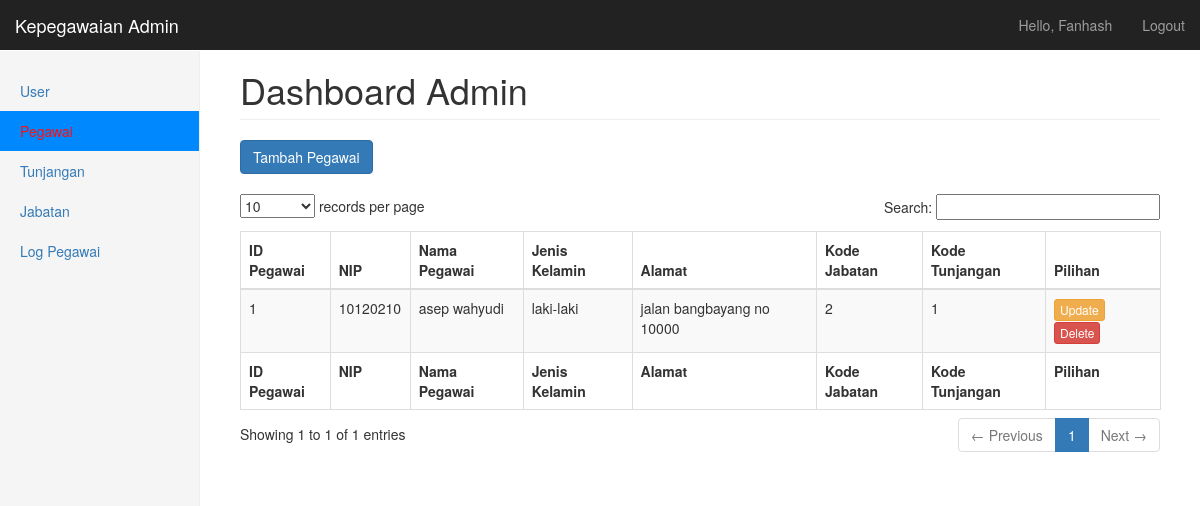
Page /pegawai.php (signed in) on the earlier database version.
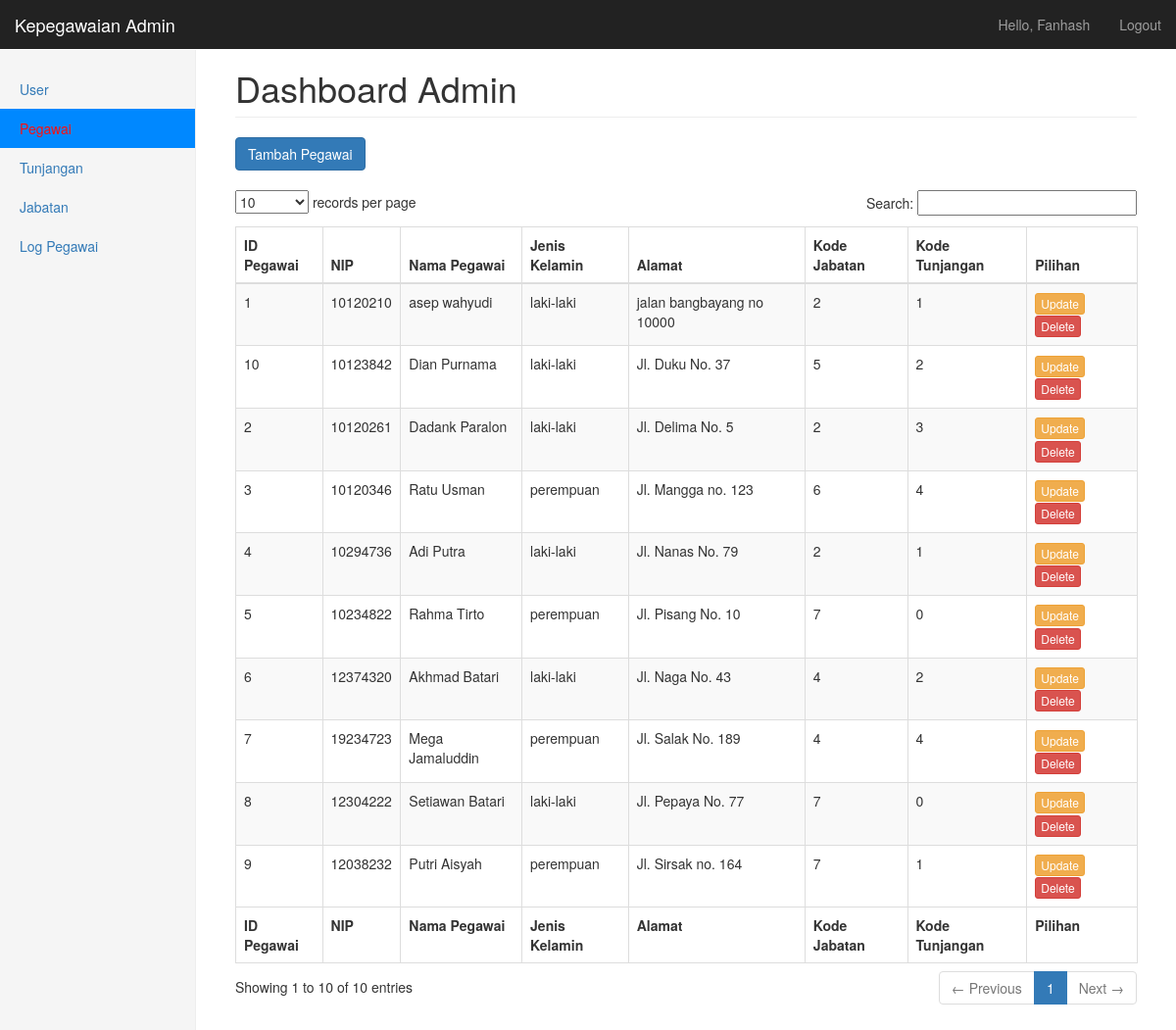
Same page on the later database version.
### tables this page shows
CREATE TABLE `pegawai` (
  `id_pegawai` int(5) NOT NULL,
  `nip` varchar(10) NOT NULL,
  `nama_pegawai` varchar(30) NOT NULL,
  `jk` enum('laki-laki','perempuan') NOT NULL,
  `alamat` text NOT NULL,
  `id_jabatan` int(5) NOT NULL,
  `id_tunjangan` int(5) NOT NULL
);

### pegawai.php (the view, shortened to what this page needs)
<?php
include 'koneksi.php';
?>
<!DOCTYPE html>
<html lang="en">
<head>
  <link href="css/bootstrap.min.css" rel="stylesheet">
  <link href="css/dashboard.css" rel="stylesheet">
  <link href="css/dataTables.bootstrap.css" rel="stylesheet" type="text/css" />
  <link href="css/dataTables.tableTools.min.css" rel="stylesheet" type="text/css" />
</head>
<body>
  <nav class="navbar navbar-inverse navbar-fixed-top">
    <div class="container-fluid">
      <div class="navbar-header">
        <a class="navbar-brand" href="#">Kepegawaian Admin</a>
      </div>
      <div id="navbar" class="navbar-collapse collapse">
        <ul class="nav navbar-nav navbar-right">
          <li><a href="#"><?php echo "Hello, " . ucwords($_SESSION['username']); ?></a></li>
          <li><a href="logout.php">Logout</a></li>
        </ul>
      </div>
    </div>
  </nav>
  <div class="container-fluid">
    <div class="row">
      <div class="col-sm-3 col-md-2 sidebar">
        <ul class="nav nav-sidebar">
          <?php if ($_SESSION['level'] == 'admin') { ?>
            <li><a href="user.php">User <span class="sr-only">(current)</span></a></li>
          <?php } ?>
          <li class="active"><a href="#">Pegawai</a></li>
          <li><a href="tunjangan.php">Tunjangan</a></li>
          <li><a href="jabatan.php">Jabatan</a></li>
          <li><a href="log_Pegawai.php">Log Pegawai</a></li>
        </ul>
      </div>
      <div class="col-sm-9 col-sm-offset-3 col-md-10 col-md-offset-2 main">
        <h1 class="page-header">Dashboard <?php echo ucfirst($_SESSION['level']); ?></h1>
        <div>
          <a type="button" class="btn btn-primary" href="tambah_pegawai.php">Tambah Pegawai</a>
        </div>
        <br>
        <div>
          <table id="example1" class="table table-bordered table-striped dataTable" aria-describedby="example1_info">
            <thead>
              <tr role="row">
                <th>ID Pegawai</th>
                <th>NIP</th>
                <th>Nama Pegawai</th>
                <th>Jenis Kelamin</th>
                <th>Alamat</th>
                <th>Kode Jabatan</th>
                <th>Kode Tunjangan</th>
                <th>Pilihan</th>
              </tr>
            </thead>
            <tfoot>
              <tr role="row">
                <th>ID Pegawai</th>
                <th>NIP</th>
                <th>Nama Pegawai</th>
                <th>Jenis Kelamin</th>
                <th>Alamat</th>
                <th>Kode Jabatan</th>
                <th>Kode Tunjangan</th>
                <th>Pilihan</th>
              </tr>
            </tfoot>
            <tbody role="alert" aria-live="polite" aria-relevant="all">
              <?php
              $result = $mysqli->query("SELECT * FROM pegawai");
              if ($result->num_rows > 0) {
                $no = 1;
                while ($row = $result->fetch_assoc()) {
              ?>
                  <tr class="odd">
                    <td class=" "><?php echo $no++; ?></td>
                    <td class=" "><?php echo $row['nip']; ?></td>
                    <td class=" "><?php echo $row['nama_pegawai']; ?></td>
                    <td class=" "><?php echo $row['jk']; ?></td>
                    <td class=" "><?php echo $row['alamat']; ?></td>
                    <td class=" "><?php echo $row['id_jabatan']; ?></td>
                    <td class=" "><?php echo $row['id_tunjangan']; ?></td>
                    <td class=" ">
                      <a type="button" class="btn btn-warning btn-xs" href="update_pegawai.php?id=<?php echo $row['id_pegawai']; ?>">Update</a>
                      <a type="button" class="btn btn-danger btn-xs" href="delete_pegawai.php?id=<?php echo $row['id_pegawai']; ?>" onClick="return confirm('Menghapus data pegawai <?php echo $row['nama_pegawai']; ?> ?');">Delete</a>
                    </td>
                  </tr>
              <?php
                }
              }
              ?>
            </tbody>
          </table>
        </div>
      </div>
    </div>
  </div>
</body>
</html>

Differences in the rows shown:
added pegawai: nip "10120261", nama_pegawai "Dadank Paralon", jk "laki-laki", alamat "Jl. Delima No. 5", id_jabatan "2", id_tunjangan "3"
added pegawai: nip "10120346", nama_pegawai "Ratu Usman", jk "perempuan", alamat "Jl. Mangga no. 123", id_jabatan "6", id_tunjangan "4"
added pegawai: nip "10294736", nama_pegawai "Adi Putra", jk "laki-laki", alamat "Jl. Nanas No. 79", id_jabatan "2", id_tunjangan "1"
added pegawai: nip "10234822", nama_pegawai "Rahma Tirto", jk "perempuan", alamat "Jl. Pisang No. 10", id_jabatan "7", id_tunjangan "0"
added pegawai: nip "12374320", nama_pegawai "Akhmad Batari", jk "laki-laki", alamat "Jl. Naga No. 43", id_jabatan "4", id_tunjangan "2"
added pegawai: nip "19234723", nama_pegawai "Mega Jamaluddin", jk "perempuan", alamat "Jl. Salak No. 189", id_jabatan "4", id_tunjangan "4"
added pegawai: nip "12304222", nama_pegawai "Setiawan Batari", jk "laki-laki", alamat "Jl. Pepaya No. 77", id_jabatan "7", id_tunjangan "0"
added pegawai: nip "12038232", nama_pegawai "Putri Aisyah", jk "perempuan", alamat "Jl. Sirsak no. 164", id_jabatan "7", id_tunjangan "1"
added pegawai: nip "10123842", nama_pegawai "Dian Purnama", jk "laki-laki", alamat "Jl. Duku No. 37", id_jabatan "5", id_tunjangan "2"
Other differences:
text written by a page script: "records per page Search: Showing 1 to 1 of 1 entries ← Previous 1 Next →" → "records per page Search: Showing 1 to 10 of 10 entries ← Previous 1 Next →"
